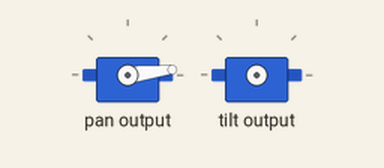
This program was run on a simulated Raspberry Pi (BCM pin numbers) with a Pan-Tilt HAT. Parts: 2 × servo. Servo angles are drawn from the pulse width (0.5 ms = 0°, 2.5 ms = 180°).

Above: at 0.05 s.
At 7.4 s:
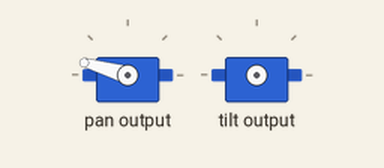
At 14.9 s:
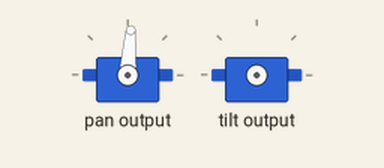
At 29.9 s:
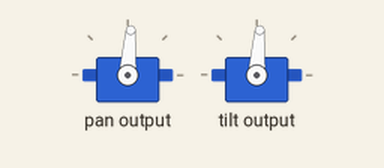
Timing chart, 0 to 39.0 s (numbered marks = the images above):
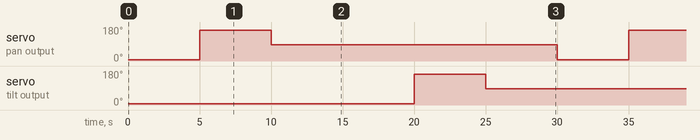

The program:

pan-tilt-test.py
```python
#!/usr/bin/python3

import pantilthat
from time import sleep

while True:
    # pan from one side to another
    pantilthat.pan(-90)
    sleep (5)
    pantilthat.pan(90)
    sleep (5)
    # pan to the middle
    pantilthat.pan(0)
    sleep (5)
    # tilt up
    pantilthat.tilt(-90)
    sleep (5)
    # tilt down
    pantilthat.tilt(90)
    sleep (5)
    # tilt to center
    pantilthat.tilt(0)
    sleep (5)
```

Measured:
- by itself, servo on pan output, servo on tilt output: repeats every 30.0 s: 86° 20.0 s, 7° 5.0 s, 164° 5.0 s
